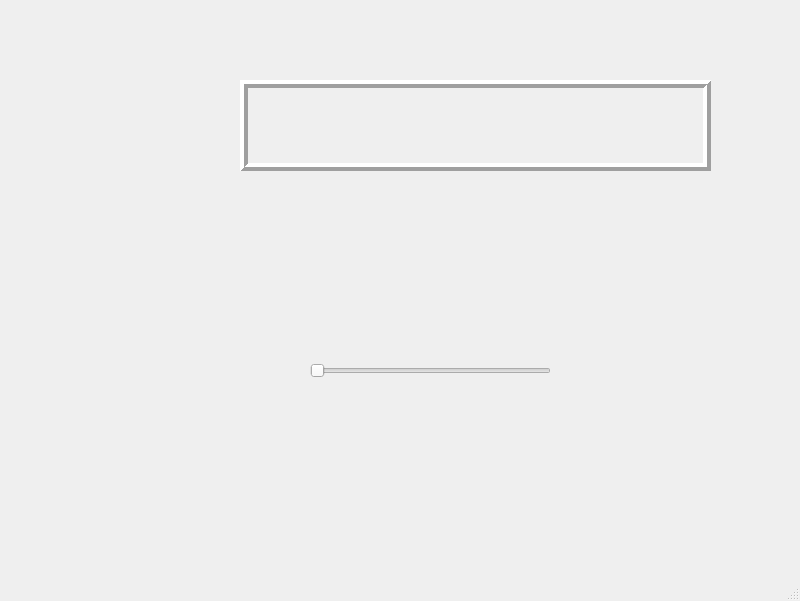
<?xml version="1.0" encoding="UTF-8"?>
<ui version="4.0">
 <class>MainWindow</class>
 <widget class="QMainWindow" name="MainWindow">
  <property name="geometry">
   <rect>
    <x>0</x>
    <y>0</y>
    <width>800</width>
    <height>601</height>
   </rect>
  </property>
  <property name="windowTitle">
   <string>MainWindow</string>
  </property>
  <widget class="QWidget" name="centralwidget">
   <widget class="QLabel" name="label_ekran">
    <property name="geometry">
     <rect>
      <x>240</x>
      <y>80</y>
      <width>471</width>
      <height>91</height>
     </rect>
    </property>
    <property name="font">
     <font>
      <pointsize>18</pointsize>
      <weight>75</weight>
      <bold>true</bold>
     </font>
    </property>
    <property name="autoFillBackground">
     <bool>false</bool>
    </property>
    <property name="frameShape">
     <enum>QFrame::Box</enum>
    </property>
    <property name="frameShadow">
     <enum>QFrame::Raised</enum>
    </property>
    <property name="lineWidth">
     <number>4</number>
    </property>
    <property name="text">
     <string/>
    </property>
    <property name="alignment">
     <set>Qt::AlignCenter</set>
    </property>
   </widget>
   <widget class="QSlider" name="horizontalSlider">
    <property name="geometry">
     <rect>
      <x>310</x>
      <y>360</y>
      <width>241</width>
      <height>22</height>
     </rect>
    </property>
    <property name="minimum">
     <number>32</number>
    </property>
    <property name="maximum">
     <number>64</number>
    </property>
    <property name="singleStep">
     <number>2</number>
    </property>
    <property name="orientation">
     <enum>Qt::Horizontal</enum>
    </property>
   </widget>
  </widget>
  <widget class="QMenuBar" name="menubar">
   <property name="geometry">
    <rect>
     <x>0</x>
     <y>0</y>
     <width>800</width>
     <height>26</height>
    </rect>
   </property>
  </widget>
  <widget class="QStatusBar" name="statusbar"/>
 </widget>
 <resources/>
 <connections/>
 <slots>
  <slot>dijital_ekran(int)</slot>
 </slots>
</ui>
